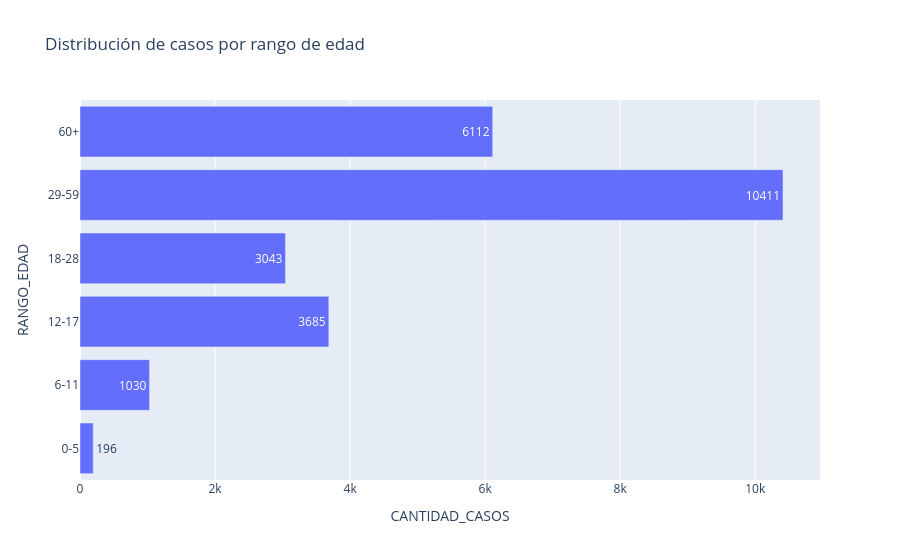

Here is the notebook cell this chart was saved with:
### Code cell
df_edad_A = (
    df_A.groupby("RANGO_EDAD")["CANTIDAD_CASOS"]
        .sum()
        .reset_index()
        )

# Orden correcto (muy importante)
orden = ["0-5", "6-11", "12-17", "18-28", "29-59", "60+"]

df_edad_A["RANGO_EDAD"] = pd.Categorical(df_edad_A["RANGO_EDAD"], categories=orden, ordered=True)
df_edad_A = df_edad_A.sort_values("RANGO_EDAD")

fig_edad_A = px.bar(
    df_edad_A,
    x="CANTIDAD_CASOS",
    y="RANGO_EDAD",
    orientation="h",
    text="CANTIDAD_CASOS",
    title="Distribución de casos por rango de edad"
)
fig_edad_A.show()

### Figure 1 — Plotly figure (JSON) as saved in the notebook; plotly's stock layout.template omitted (floating-point values rounded to 4 significant figures)
{"data": [{"hovertemplate": "CANTIDAD_CASOS=%{text}<br>RANGO_EDAD=%{y}<extra></extra>", "legendgroup": "", "marker": {"color": "#636efa", "pattern": {"shape": ""}}, "name": "", "orientation": "h", "showlegend": false, "text": [196.0, 1030.0, 3685.0, 3043.0, 10410.0, 6112.0], "textposition": "auto", "type": "bar", "x": [196, 1030, 3685, 3043, 10411, 6112], "xaxis": "x", "y": ["0-5", "6-11", "12-17", "18-28", "29-59", "60+"], "yaxis": "y"}], "layout": {"barmode": "relative", "legend": {"tracegroupgap": 0}, "title": {"text": "Distribución de casos por rango de edad"}, "xaxis": {"anchor": "y", "domain": [0, 1], "title": {"text": "CANTIDAD_CASOS"}}, "yaxis": {"anchor": "x", "domain": [0, 1], "title": {"text": "RANGO_EDAD"}}}}
